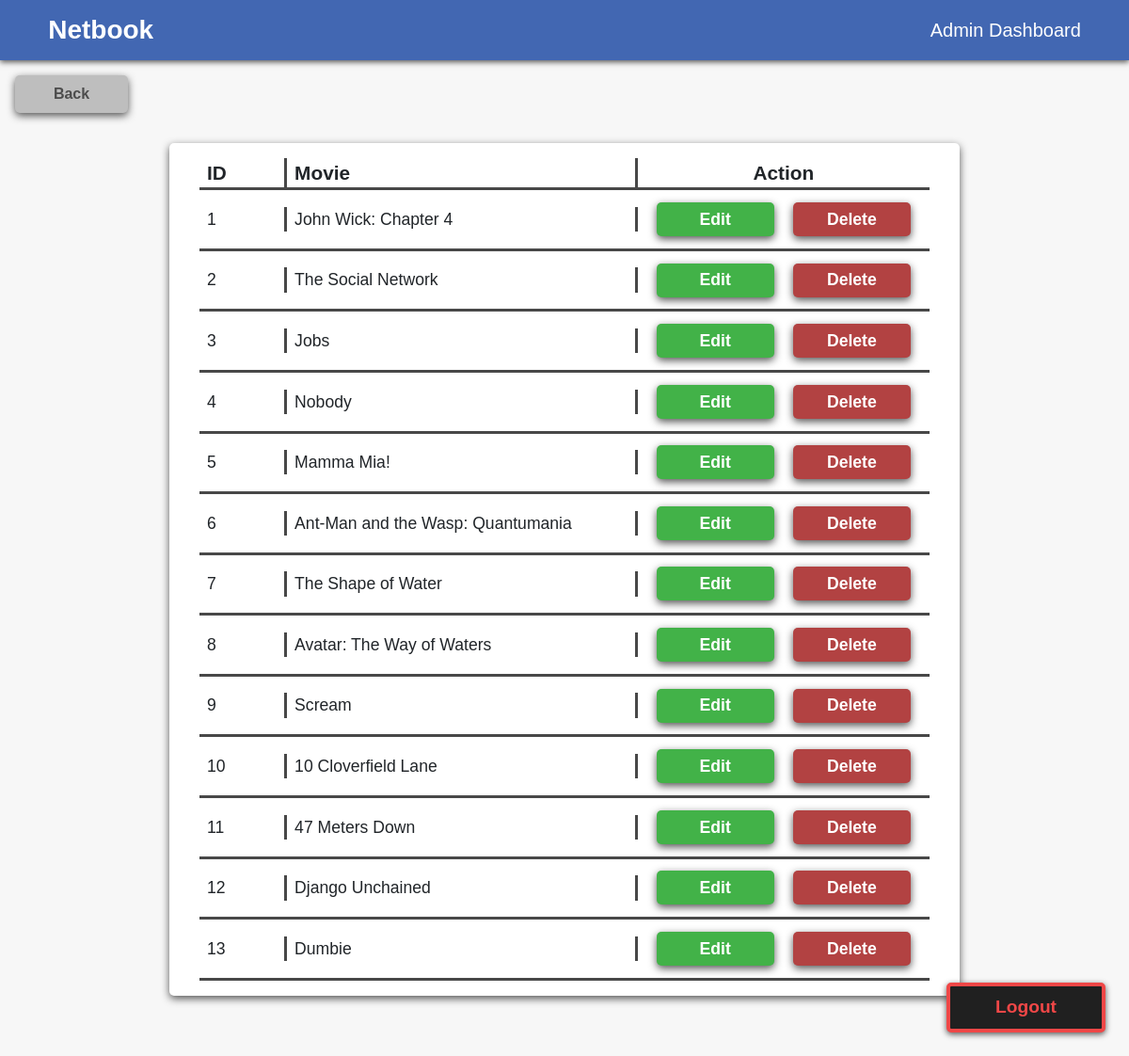
The page /admin_movies.php (signed in) on the database its author committed.
### tables this page shows
CREATE TABLE `movie` (
  `m_id` int(255) UNSIGNED NOT NULL,
  `m_title` varchar(40) NOT NULL,
  `m_description` varchar(500) NOT NULL,
  `m_year` smallint(4) UNSIGNED NOT NULL,
  `g_id_1` smallint(2) UNSIGNED NOT NULL,
  `g_id_2` smallint(2) UNSIGNED DEFAULT NULL,
  `g_id_3` smallint(2) UNSIGNED DEFAULT NULL,
  `m_duration` smallint(4) UNSIGNED NOT NULL,
  `m_thumbnail` varchar(50) NOT NULL,
  `m_trailer` varchar(300) NOT NULL,
  `m_director` varchar(60) NOT NULL,
  `m_actors` varchar(500) NOT NULL,
  `m_age` smallint(2) UNSIGNED NOT NULL
);

### admin_movies.php (the view, shortened to what this page needs)
<?php include("includes/base.php");
?>
    <link rel="stylesheet" href="styles/style_admin_users.css">
    <link rel="stylesheet" href="styles/style_table.css">
  </head>
  <body>
    <div id="titlebar">
      <div id="titlebar-item-1">
        <h3 id="titlebar-name">Netbook</h3>
      </div>
      <div id="titlebar-item-2">
        <h5 id="titlebar-heading">Admin Dashboard</h5>
      </div>
    </div>
    <div id="back-btn-sec">
      <div id="back-btn" onclick="linkClicked('admin_dashboard.php')">
        Back
      </div>
    </div>
    <div id="user-display-sec">
      <div class="box">
        <div id="main-sec">
          <div id="headings-sec">
            <div id="headings-left">
              <div id="heading-item-id">
                ID
              </div>
              <div id="heading-item-name">
                Movie
              </div>
            </div>
            <div id="heading-right">
              <div id="heading-item-action">
                Action
              </div>
            </div>
          </div>
          <?php
            require ("includes/connect_db.php");
            $sql = "SELECT `m_id`, `m_title`
                    FROM `movie`;";
            $result = mysqli_query($conn, $sql);
            if (mysqli_num_rows($result) >= 1) {
              while ($row = mysqli_fetch_array($result, MYSQLI_ASSOC)) {
                echo '
                <div class="tabel-sec">
                  <div class="tabel-left">
                    <div class="tabel-item-id">
                      '.$row["m_id"].'
                    </div>
                    <div class="tabel-item-name">
                    '.$row["m_title"].'
                    </div>
                  </div>
                  <div class="tabel-right">
                    <div class="tabel-item-action-sec">
                      <div class="edit-btn-container" onclick='.'editView('.$row["m_id"].',\'m\')'.'>
                        <div class="action-btn-text-sec">
                          <div class="action-btn-text">
                            Edit
                          </div>
                        </div>
                      </div>
                      <div class="delete-btn-container" onclick="deleteMovie(\''.$row['m_id'].'\')">
                        <div class="action-btn-text-sec">
                          <div class="action-btn-text">
                            Delete
                          </div>
                        </div>
                      </div>
                    </div>
                  </div>
                </div>
                ';
              }
            }
            else {
              Header("Location: admin_dashboard.php");
            }
          ?>
        </div>
      </div>
    </div>
    <a href="php-background/logout_action.php" id="logout-btn">Logout</a>
  </body>
</html>

### styles/style_admin_users.css (style rules this page uses)
body { background-color: #f7f7f7; text-align: center; font-family: Helvetica; }
a:link, a:visited { color: black; text-align: center; font-size: 1.2em; text-decoration: none; font-weight: bold; }
#titlebar { display: flex; justify-content: space-between; align-items: center; height: 8vh; background-color: #4267b2; box-shadow: 0px 2px 6px #545454; }
#titlebar-name { margin: 0; padding-left: 3.2rem; color: white; font-weight: bold; }
#titlebar-heading { margin: 0; padding-right: 3.2rem; color: white; }
#user-display-sec { display: flex; justify-content: space-around; margin: 4rem 0; margin-top: 2rem; }
.box { padding: 1rem 2rem; width: 70%; background-color: #ffffff; border-radius: 5px; box-sizing: border-box; box-shadow: 0px 3px 9px #545454; }
#main-sec { display: flex; flex-direction: column; }
#logout-btn { position: fixed; bottom: 0; right: 0; margin-right: 25px; margin-bottom: 25px; padding: 0.5rem 3rem; box-shadow: 0px 2px 6px #545454; background-color: #202020; border: 4px solid #f04747; border-radius: 5px; color: #f04747; transition: 0.15s; transition-timing-function: ease-in; }

### styles/style_table.css (style rules this page uses)
#back-btn-sec { display: flex; justify-content: flex-start; width: 100%; }
#back-btn { margin-left: 1rem; margin-top: 1rem; width: 10%; min-width: 110px; padding: 0.5rem 1rem; border-radius: 5px; background-color: #BEBEBE; box-shadow: 0px 3px 9px #545454; cursor: pointer; color: #4c4c4c; font-weight: bold; transition: 0.25s; transition-timing-function: ease-in-out; }
#headings-sec { display: flex; flex-direction: row; width: 100%; }
#headings-left { display: flex; flex-direction: row; width: 60%; font-size: 1.3em; font-weight: bold; }
#heading-item-id { padding-left: 0.5rem; width: 20%; text-align: left; border-right: 3px solid #484848; border-bottom: 3px solid #484848; }
#heading-item-name { padding-left: 0.5rem; width: 80%; text-align: left; border-bottom: 3px solid #484848; border-right: 3px solid #484848; }
#heading-right { display: flex; flex-direction: row; justify-content: center; width: 40%; font-size: 1.3em; font-weight: bold; border-bottom: 3px solid #484848; }
#heading-item-action { width: 100%; }
.tabel-sec { display: flex; flex-direction: row; align-items: center; width: 100%; padding: 0.8rem 0; border-bottom: 3px solid #484848; }
.tabel-left { display: flex; flex-direction: row; width: 60%; font-size: 1.1em; }
.tabel-item-id { padding-left: 0.5rem; width: 20%; text-align: left; border-right: 3px solid #484848; }
.tabel-item-name { padding-left: 0.5rem; width: 80%; text-align: left; border-right: 3px solid #484848; }
.tabel-right { display: flex; flex-direction: row; justify-content: center; width: 40%; }
.tabel-item-action-sec { display: flex; flex-direction: row; justify-content: space-evenly; width: 100%; }
.edit-btn-container { padding: 0.3rem; border-radius: 5px; background-color: #42b248; box-shadow: 0px 3px 9px #545454; cursor: pointer; width: 125px; }
.delete-btn-container { padding: 0.3rem; border-radius: 5px; background-color: #b24242; box-shadow: 0px 3px 9px #545454; cursor: pointer; width: 125px; }
.action-btn-text-sec { display: flex; justify-content: space-around; align-items: center; width: 100%; }
.action-btn-text { font-size: 1.1em; font-weight: bold; color: white; }

### rows shown on the page
movie: m_id "1", m_title "John Wick: Chapter 4"
movie: m_id "2", m_title "The Social Network"
movie: m_id "3", m_title "Jobs"
movie: m_id "4", m_title "Nobody"
movie: m_id "5", m_title "Mamma Mia!"
movie: m_id "6", m_title "Ant-Man and the Wasp: Quantumania"
movie: m_id "7", m_title "The Shape of Water"
movie: m_id "8", m_title "Avatar: The Way of Waters"
movie: m_id "9", m_title "Scream"
movie: m_id "10", m_title "10 Cloverfield Lane"
movie: m_id "11", m_title "47 Meters Down"
movie: m_id "12", m_title "Django Unchained"
movie: m_id "13", m_title "Dumbie"
